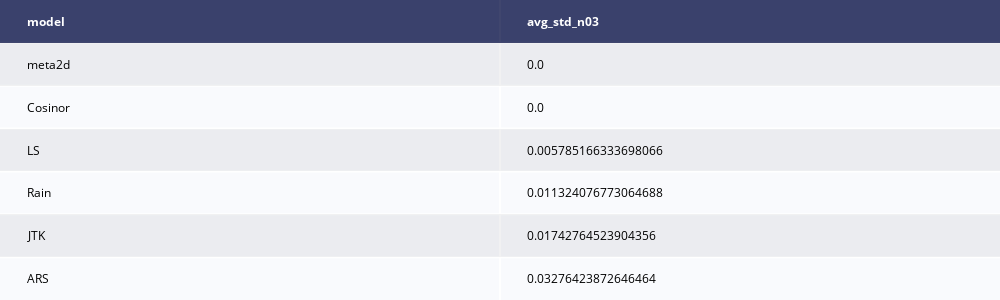
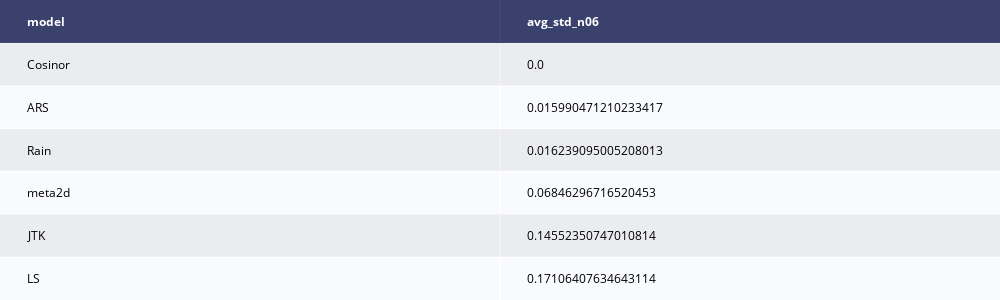
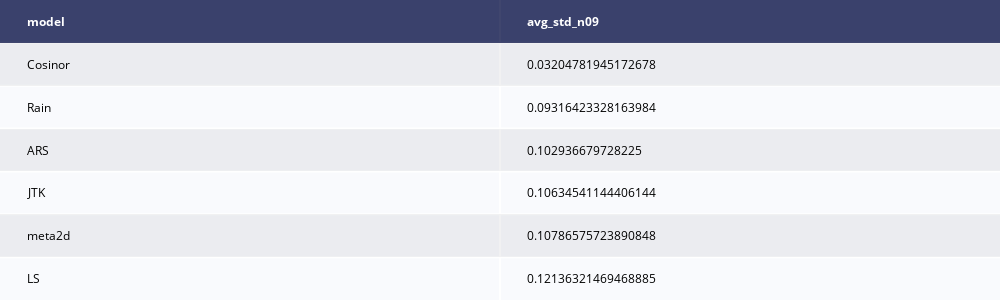

Here is the notebook cell these charts were saved with, in order:
### Markdown cell above
Plot table of standard deviation for a fixed level of noise

### Code cell
#std fixe tmp
import pandas as pd
import numpy as np
import plotly.figure_factory as ff

for j in [1,2,3]:
    df_metrics= pd.DataFrame()
    df = pd.DataFrame(columns = ['model'], dtype=float)
    for i in [1,2,3]:
        filename=f"c{i}_n0{3*j}.csv"
        df_tmp = pd.read_csv(f"Out/{filename[:-4]}/metrics_{filename[:-4]}.csv")
        df_tmp['filename']=filename
        df_metrics =pd.concat([df_metrics,df_tmp])
    models = ['ARS','JTK','LS','meta2d','Cosinor','Rain']
    metrics = ["precision", "f1", "recall", "accuracy", "auc"]
    df = pd.DataFrame(columns = ['model'], dtype=float)
    #print(df_after_ind)
    for model in models:
        res=[]
        for metric in metrics:
            std = df_metrics[df_metrics['model']==model][metric].std()
            res.append(std)
            #print(model,metric,std)
        df =df.append({'model':model,f'avg_std_n0{3*j}': np.array(res).mean()}, ignore_index=True)
    fig1 = ff.create_table(df.sort_values(by=f'avg_std_n0{3*j}'))
    fig1.update_layout(width=1000, height=300)
    fig1.show()

### Figure 1 — Plotly figure (JSON) as saved in the notebook; plotly's stock layout.template omitted (floating-point values rounded to 4 significant figures)
{"data": [{"colorscale": [[0, "#00083e"], [0.5, "#ededee"], [1, "#ffffff"]], "hoverinfo": "none", "opacity": 0.75, "showscale": false, "type": "heatmap", "z": [[0, 0], [0.5, 0.5], [1, 1], [0.5, 0.5], [1, 1], [0.5, 0.5], [1, 1]]}], "layout": {"annotations": [{"align": "left", "font": {"color": "#ffffff"}, "showarrow": false, "text": "<b>model</b>", "x": -0.45, "xanchor": "left", "xref": "x", "y": 0, "yref": "y"}, {"align": "left", "font": {"color": "#ffffff"}, "showarrow": false, "text": "<b>avg_std_n03</b>", "x": 0.55, "xanchor": "left", "xref": "x", "y": 0, "yref": "y"}, {"align": "left", "font": {"color": "#000000"}, "showarrow": false, "text": "meta2d", "x": -0.45, "xanchor": "left", "xref": "x", "y": 1, "yref": "y"}, {"align": "left", "font": {"color": "#000000"}, "showarrow": false, "text": "0.0", "x": 0.55, "xanchor": "left", "xref": "x", "y": 1, "yref": "y"}, {"align": "left", "font": {"color": "#000000"}, "showarrow": false, "text": "Cosinor", "x": -0.45, "xanchor": "left", "xref": "x", "y": 2, "yref": "y"}, {"align": "left", "font": {"color": "#000000"}, "showarrow": false, "text": "0.0", "x": 0.55, "xanchor": "left", "xref": "x", "y": 2, "yref": "y"}, {"align": "left", "font": {"color": "#000000"}, "showarrow": false, "text": "LS", "x": -0.45, "xanchor": "left", "xref": "x", "y": 3, "yref": "y"}, {"align": "left", "font": {"color": "#000000"}, "showarrow": false, "text": "0.005785166333698066", "x": 0.55, "xanchor": "left", "xref": "x", "y": 3, "yref": "y"}, {"align": "left", "font": {"color": "#000000"}, "showarrow": false, "text": "Rain", "x": -0.45, "xanchor": "left", "xref": "x", "y": 4, "yref": "y"}, {"align": "left", "font": {"color": "#000000"}, "showarrow": false, "text": "0.011324076773064688", "x": 0.55, "xanchor": "left", "xref": "x", "y": 4, "yref": "y"}, {"align": "left", "font": {"color": "#000000"}, "showarrow": false, "text": "JTK", "x": -0.45, "xanchor": "left", "xref": "x", "y": 5, "yref": "y"}, {"align": "left", "font": {"color": "#000000"}, "showarrow": false, "text": "0.01742764523904356", "x": 0.55, "xanchor": "left", "xref": "x", "y": 5, "yref": "y"}, {"align": "left", "font": {"color": "#000000"}, "showarrow": false, "text": "ARS", "x": -0.45, "xanchor": "left", "xref": "x", "y": 6, "yref": "y"}, {"align": "left", "font": {"color": "#000000"}, "showarrow": false, "text": "0.03276423872646464", "x": 0.55, "xanchor": "left", "xref": "x", "y": 6, "yref": "y"}], "height": 300, "margin": {"b": 0, "l": 0, "r": 0, "t": 0}, "width": 1000, "xaxis": {"dtick": 1, "gridwidth": 2, "showticklabels": false, "tick0": -0.5, "ticks": "", "zeroline": false}, "yaxis": {"autorange": "reversed", "dtick": 1, "gridwidth": 2, "showticklabels": false, "tick0": 0.5, "ticks": "", "zeroline": false}}}

### Figure 2 — Plotly figure (JSON) as saved in the notebook; plotly's stock layout.template omitted (floating-point values rounded to 4 significant figures)
{"data": [{"colorscale": [[0, "#00083e"], [0.5, "#ededee"], [1, "#ffffff"]], "hoverinfo": "none", "opacity": 0.75, "showscale": false, "type": "heatmap", "z": [[0, 0], [0.5, 0.5], [1, 1], [0.5, 0.5], [1, 1], [0.5, 0.5], [1, 1]]}], "layout": {"annotations": [{"align": "left", "font": {"color": "#ffffff"}, "showarrow": false, "text": "<b>model</b>", "x": -0.45, "xanchor": "left", "xref": "x", "y": 0, "yref": "y"}, {"align": "left", "font": {"color": "#ffffff"}, "showarrow": false, "text": "<b>avg_std_n06</b>", "x": 0.55, "xanchor": "left", "xref": "x", "y": 0, "yref": "y"}, {"align": "left", "font": {"color": "#000000"}, "showarrow": false, "text": "Cosinor", "x": -0.45, "xanchor": "left", "xref": "x", "y": 1, "yref": "y"}, {"align": "left", "font": {"color": "#000000"}, "showarrow": false, "text": "0.0", "x": 0.55, "xanchor": "left", "xref": "x", "y": 1, "yref": "y"}, {"align": "left", "font": {"color": "#000000"}, "showarrow": false, "text": "ARS", "x": -0.45, "xanchor": "left", "xref": "x", "y": 2, "yref": "y"}, {"align": "left", "font": {"color": "#000000"}, "showarrow": false, "text": "0.015990471210233417", "x": 0.55, "xanchor": "left", "xref": "x", "y": 2, "yref": "y"}, {"align": "left", "font": {"color": "#000000"}, "showarrow": false, "text": "Rain", "x": -0.45, "xanchor": "left", "xref": "x", "y": 3, "yref": "y"}, {"align": "left", "font": {"color": "#000000"}, "showarrow": false, "text": "0.016239095005208013", "x": 0.55, "xanchor": "left", "xref": "x", "y": 3, "yref": "y"}, {"align": "left", "font": {"color": "#000000"}, "showarrow": false, "text": "meta2d", "x": -0.45, "xanchor": "left", "xref": "x", "y": 4, "yref": "y"}, {"align": "left", "font": {"color": "#000000"}, "showarrow": false, "text": "0.06846296716520453", "x": 0.55, "xanchor": "left", "xref": "x", "y": 4, "yref": "y"}, {"align": "left", "font": {"color": "#000000"}, "showarrow": false, "text": "JTK", "x": -0.45, "xanchor": "left", "xref": "x", "y": 5, "yref": "y"}, {"align": "left", "font": {"color": "#000000"}, "showarrow": false, "text": "0.14552350747010814", "x": 0.55, "xanchor": "left", "xref": "x", "y": 5, "yref": "y"}, {"align": "left", "font": {"color": "#000000"}, "showarrow": false, "text": "LS", "x": -0.45, "xanchor": "left", "xref": "x", "y": 6, "yref": "y"}, {"align": "left", "font": {"color": "#000000"}, "showarrow": false, "text": "0.17106407634643114", "x": 0.55, "xanchor": "left", "xref": "x", "y": 6, "yref": "y"}], "height": 300, "margin": {"b": 0, "l": 0, "r": 0, "t": 0}, "width": 1000, "xaxis": {"dtick": 1, "gridwidth": 2, "showticklabels": false, "tick0": -0.5, "ticks": "", "zeroline": false}, "yaxis": {"autorange": "reversed", "dtick": 1, "gridwidth": 2, "showticklabels": false, "tick0": 0.5, "ticks": "", "zeroline": false}}}

### Figure 3 — Plotly figure (JSON) as saved in the notebook; plotly's stock layout.template omitted (floating-point values rounded to 4 significant figures)
{"data": [{"colorscale": [[0, "#00083e"], [0.5, "#ededee"], [1, "#ffffff"]], "hoverinfo": "none", "opacity": 0.75, "showscale": false, "type": "heatmap", "z": [[0, 0], [0.5, 0.5], [1, 1], [0.5, 0.5], [1, 1], [0.5, 0.5], [1, 1]]}], "layout": {"annotations": [{"align": "left", "font": {"color": "#ffffff"}, "showarrow": false, "text": "<b>model</b>", "x": -0.45, "xanchor": "left", "xref": "x", "y": 0, "yref": "y"}, {"align": "left", "font": {"color": "#ffffff"}, "showarrow": false, "text": "<b>avg_std_n09</b>", "x": 0.55, "xanchor": "left", "xref": "x", "y": 0, "yref": "y"}, {"align": "left", "font": {"color": "#000000"}, "showarrow": false, "text": "Cosinor", "x": -0.45, "xanchor": "left", "xref": "x", "y": 1, "yref": "y"}, {"align": "left", "font": {"color": "#000000"}, "showarrow": false, "text": "0.03204781945172678", "x": 0.55, "xanchor": "left", "xref": "x", "y": 1, "yref": "y"}, {"align": "left", "font": {"color": "#000000"}, "showarrow": false, "text": "Rain", "x": -0.45, "xanchor": "left", "xref": "x", "y": 2, "yref": "y"}, {"align": "left", "font": {"color": "#000000"}, "showarrow": false, "text": "0.09316423328163984", "x": 0.55, "xanchor": "left", "xref": "x", "y": 2, "yref": "y"}, {"align": "left", "font": {"color": "#000000"}, "showarrow": false, "text": "ARS", "x": -0.45, "xanchor": "left", "xref": "x", "y": 3, "yref": "y"}, {"align": "left", "font": {"color": "#000000"}, "showarrow": false, "text": "0.102936679728225", "x": 0.55, "xanchor": "left", "xref": "x", "y": 3, "yref": "y"}, {"align": "left", "font": {"color": "#000000"}, "showarrow": false, "text": "JTK", "x": -0.45, "xanchor": "left", "xref": "x", "y": 4, "yref": "y"}, {"align": "left", "font": {"color": "#000000"}, "showarrow": false, "text": "0.10634541144406144", "x": 0.55, "xanchor": "left", "xref": "x", "y": 4, "yref": "y"}, {"align": "left", "font": {"color": "#000000"}, "showarrow": false, "text": "meta2d", "x": -0.45, "xanchor": "left", "xref": "x", "y": 5, "yref": "y"}, {"align": "left", "font": {"color": "#000000"}, "showarrow": false, "text": "0.10786575723890848", "x": 0.55, "xanchor": "left", "xref": "x", "y": 5, "yref": "y"}, {"align": "left", "font": {"color": "#000000"}, "showarrow": false, "text": "LS", "x": -0.45, "xanchor": "left", "xref": "x", "y": 6, "yref": "y"}, {"align": "left", "font": {"color": "#000000"}, "showarrow": false, "text": "0.12136321469468885", "x": 0.55, "xanchor": "left", "xref": "x", "y": 6, "yref": "y"}], "height": 300, "margin": {"b": 0, "l": 0, "r": 0, "t": 0}, "width": 1000, "xaxis": {"dtick": 1, "gridwidth": 2, "showticklabels": false, "tick0": -0.5, "ticks": "", "zeroline": false}, "yaxis": {"autorange": "reversed", "dtick": 1, "gridwidth": 2, "showticklabels": false, "tick0": 0.5, "ticks": "", "zeroline": false}}}
